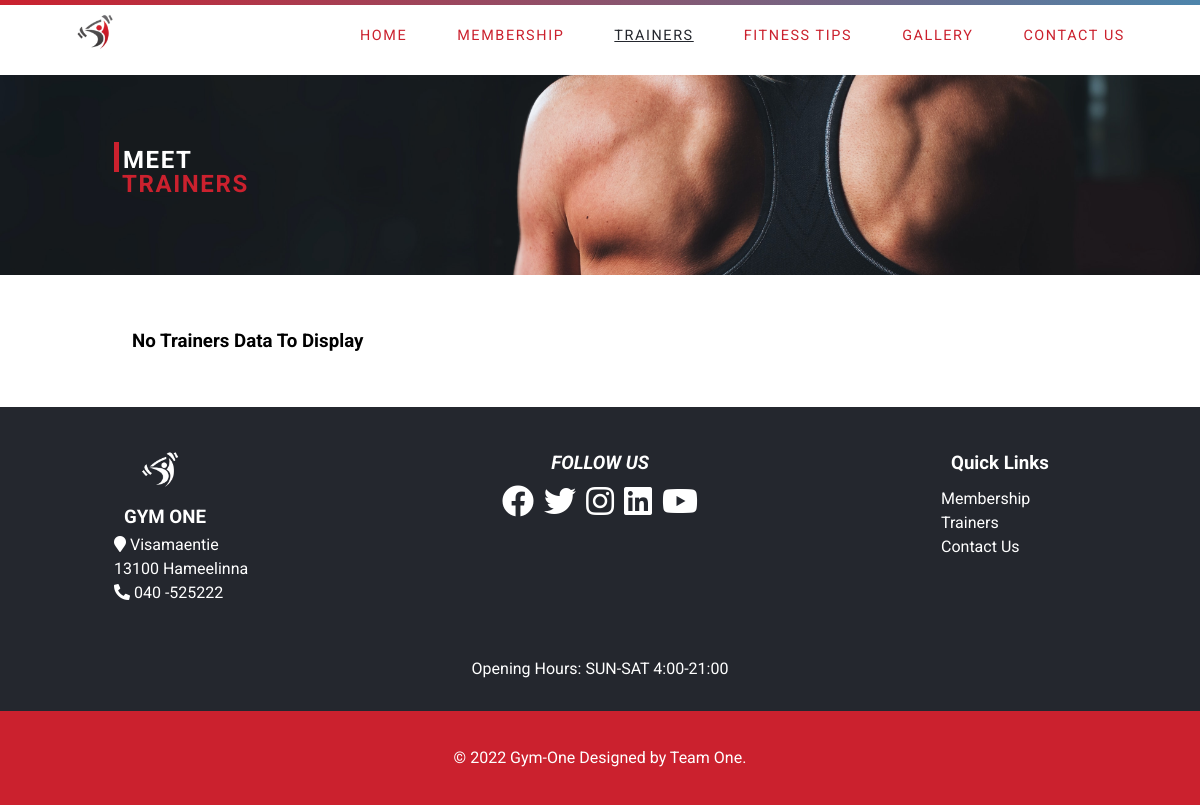
/trainers.php, run on an earlier commit of the app's database.
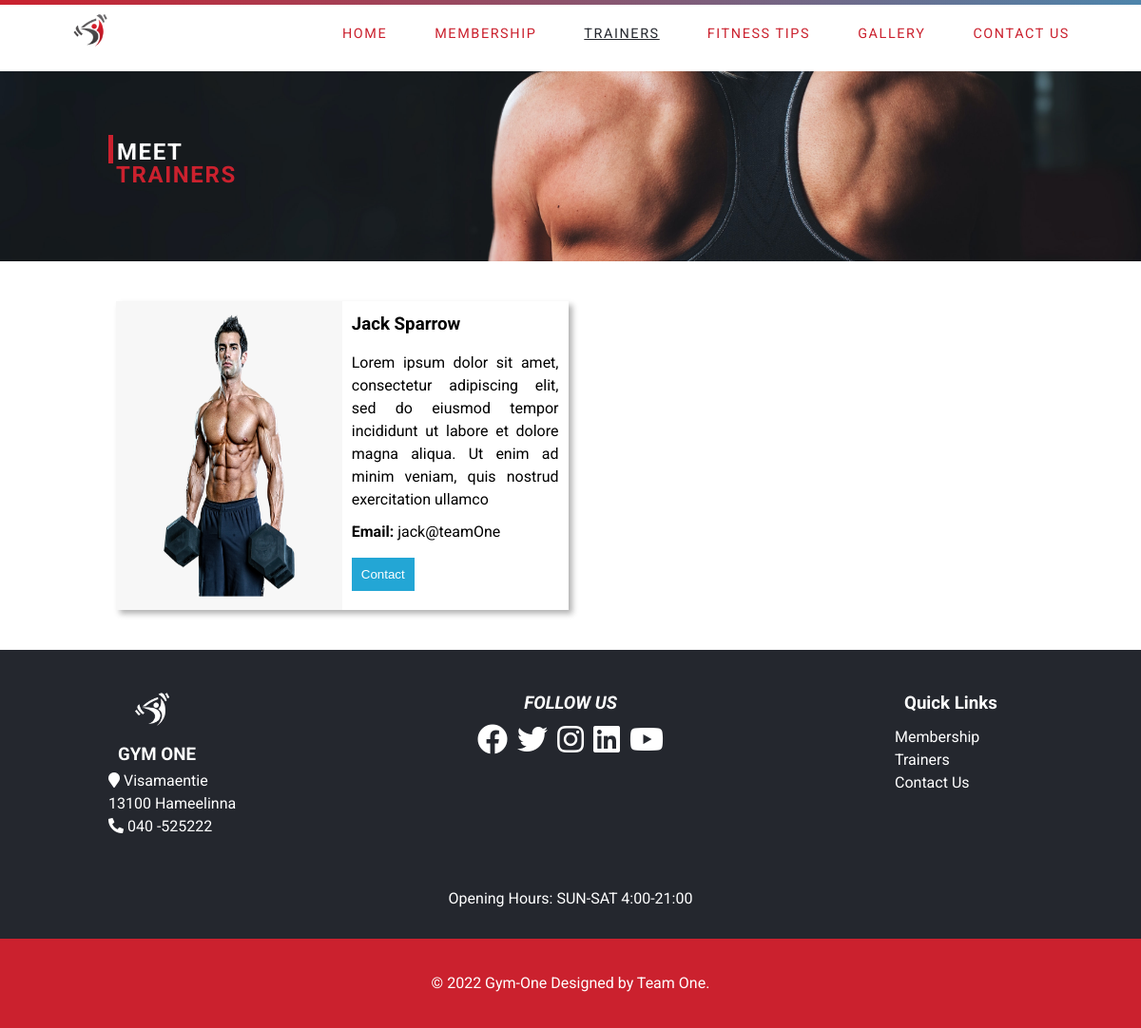
And on a later commit of the database.
### tables this page shows
CREATE TABLE `trainers` (
  `trainerID` int NOT NULL,
  `name` varchar(50) NOT NULL,
  `description` longtext NOT NULL,
  `email` varchar(50) NOT NULL,
  `imgName` varchar(200) NOT NULL
);

### database/querybuilder.php (called while the page is built, shortened)
<?php
	function db_query($query){
		$connection=db_connect();
		$result=mysqli_query($connection,$query);
		return $result;
	}
	function db_select($query){
		$data = db_query($query);
        if($data == false){
            echo "Database Errors".db_error();
        }else{
            if(mysqli_num_rows($data) > 0) {
                return $data;
              }
	}
}
 ?>

### trainers.php (the view, shortened to what this page needs)
<?php
include './incl/ihead.php';
include './incl/header.php';
include ("./database/querybuilder.php");
$query = "select * from trainers";
$tdata=db_select($query);
include './incl/divider.php';
?>
<div class="mcontainer pd-2-5">
<div class="tcontent">
<?php
          if (empty($tdata)){
              echo "<h3>No Trainers Data To Display </h3>";
        } else {
        while($trow = mysqli_fetch_assoc($tdata)){
            ?>
  <div class="tinfo">
      <div class="img">
      <img class="timg" src="./uploads/trainer/<?php echo $trow["imgName"]?>" alt="trainer-image" >
      </div>
      <div class="txtinfo">
      <h3><?php echo $trow['name'];?></h3>
      <?php echo html_entity_decode($trow['description']); ?>
      <p><strong> Email: </strong> <?php echo $trow['email'];?> </p>
      <button class="mbtn">Contact</button></h3>
      </div>
  </div>
<?php }} ?>
</div>
</div>
<?php include './incl/footer.php'; ?>

What changed in the data, as far as the page shows it:
added trainers: imgName (picture), name "Jack Sparrow", description "Lorem ipsum dolor sit amet, consectetur adipiscing elit, sed do eiusmod tempor incididunt ut labore et dolore magna aliqua. Ut enim ad minim veniam, quis nostrud exercitation ullamco", email "jack@teamOne"
Also different on the page:
text no longer shown: "No Trainers Data To Display"
